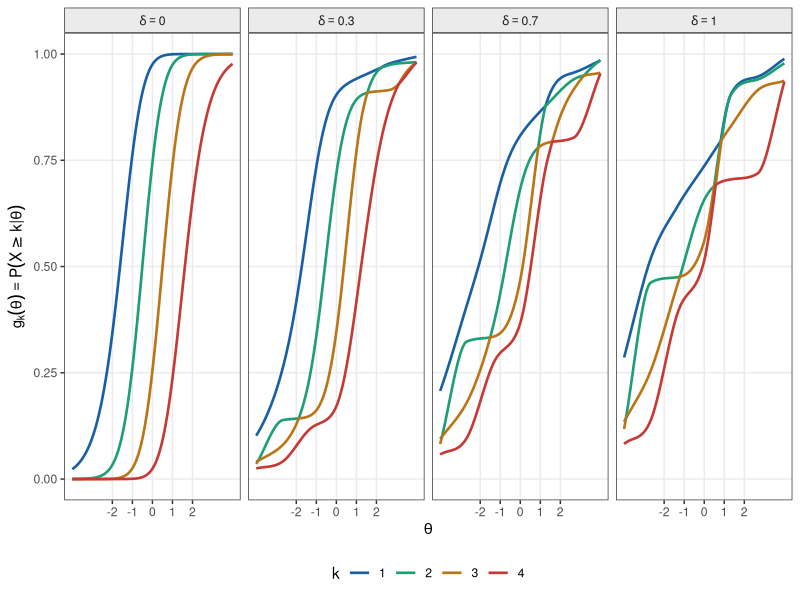

Reproduce this figure in R.
library(ggplot2)
library(patchwork)

# Illustrates the NP DGP boundary-function construction (Section "Study 2"):
# g_k(theta) = (1-delta) * g_k^GPCM(theta) + delta * s_k(theta),
# for a fixed set of random monotone splines s_k, shown at several delta.

set.seed(42)
K      <- 5L
a      <- 1.5
b      <- seq(-1.5, 1.5, length.out = K - 1L)   # symmetric GPCM baseline thresholds
DELTAS <- c(0, 0.3, 0.7, 1)
theta_grid <- seq(-4, 4, by = 0.02)

COL_K <- c("#185FA5", "#1D9E75", "#BA7517", "#C53A35")

# ── GPCM cumulative boundary functions P(X >= k | theta) ─────────────────────
gpcm_pr <- function(theta, a, b) {
  K  <- length(b) + 1L
  ln <- matrix(0, length(theta), K)
  for (k in seq_len(K - 1L)) ln[, k + 1] <- ln[, k] + a * (theta - b[k])
  ln <- ln - apply(ln, 1, max)
  ex <- exp(ln); ex / rowSums(ex)
}
gp_cat <- gpcm_pr(theta_grid, a, b)
gp_cum <- sapply(seq_len(K - 1L), function(k) 1 - rowSums(gp_cat[, seq_len(k), drop = FALSE]))

# ── Random monotone Hermite splines, one per boundary (fixed draw) ───────────
rand_mono_spline <- function(n_knots = 7L) {
  x_k <- seq(-4, 4, length.out = n_knots)
  y_k <- sort(runif(n_knots))
  splinefun(x_k, y_k, method = "monoH.FC")
}
splines_j <- lapply(seq_len(K - 1L), function(k) rand_mono_spline())
rand_cum  <- sapply(splines_j, function(s) pmin(pmax(s(theta_grid), 0), 1))

# ── Mixture at each delta, re-sorted to enforce g_1 > g_2 > ... > g_{K-1} ────
mix_df <- do.call(rbind, lapply(DELTAS, function(delta) {
  cum <- (1 - delta) * gp_cum + delta * rand_cum
  cum <- t(apply(cum, 1, sort, decreasing = TRUE))
  do.call(rbind, lapply(seq_len(K - 1L), function(k) {
    data.frame(theta = theta_grid, g = cum[, k], k = factor(k),
               delta = factor(paste0("delta == ", delta), levels = paste0("delta == ", DELTAS)))
  }))
}))

p <- ggplot(mix_df, aes(x = theta, y = g, colour = k)) +
  geom_line(linewidth = 0.9) +
  facet_wrap(~ delta, nrow = 1, labeller = label_parsed) +
  scale_colour_manual(values = COL_K, name = "k") +
  scale_x_continuous(breaks = -2:2) +
  scale_y_continuous(limits = c(0, 1)) +
  labs(x = expression(theta), y = expression(g[k](theta) == P(X >= k*"|"*theta))) +
  theme_bw(base_size = 11) +
  theme(legend.position = "bottom", panel.grid.minor = element_blank(),
        strip.background = element_rect(fill = "grey92"))

ggsave("/home/ben/Dropbox/Apps/Overleaf/binomial_model/figs/fig_np_boundary_mixture.pdf",
       p, width = 11, height = 3.2, device = cairo_pdf)
cat("saved fig_np_boundary_mixture.pdf\n")
